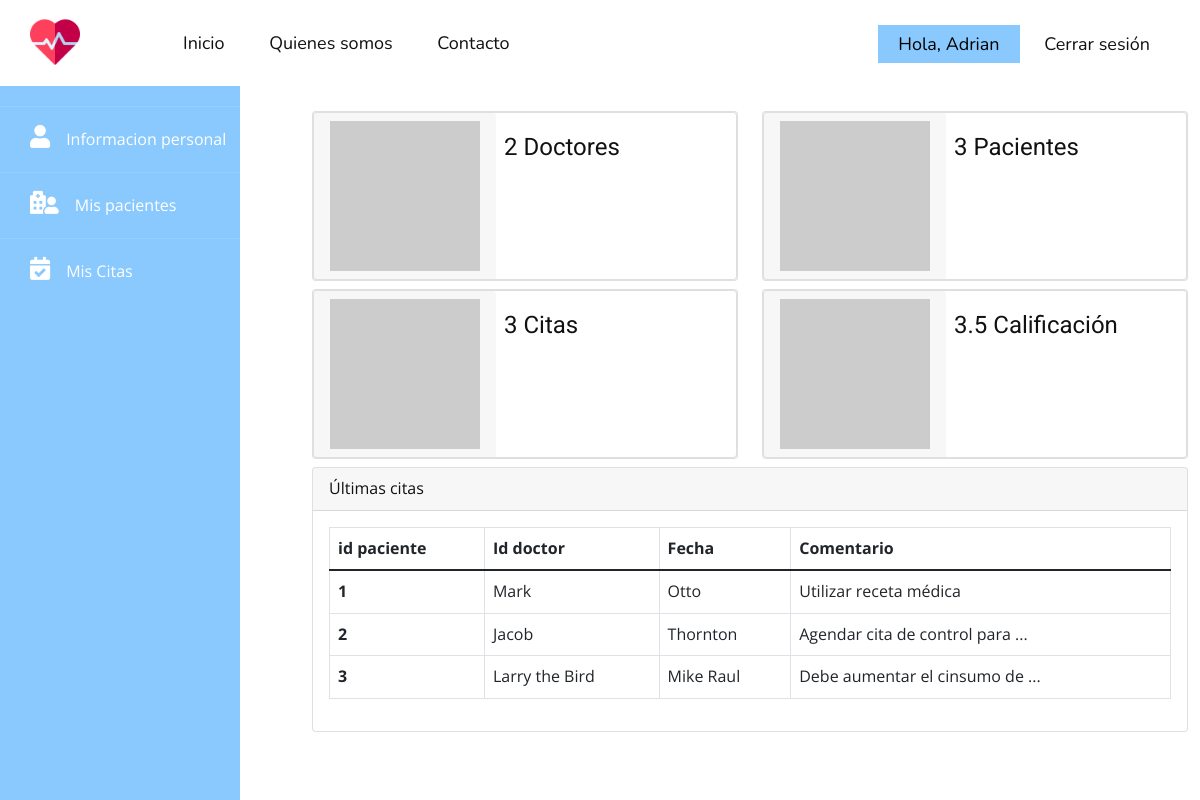
Before: /dashboard (signed in) with the older database file.
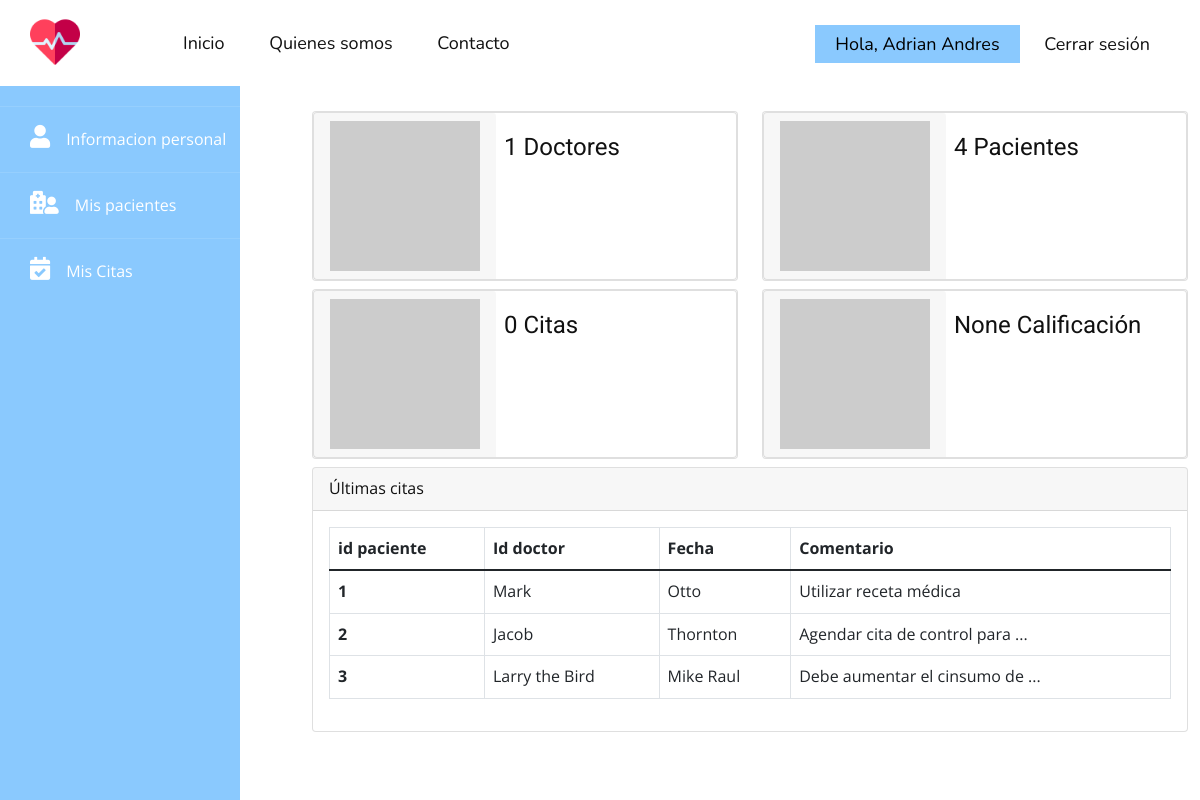
After: the same page with the newer database file.
### tables this page shows
CREATE TABLE users (id INTEGER PRIMARY KEY AUTOINCREMENT NOT NULL UNIQUE, first_name VARCHAR NOT NULL, last_name VARCHAR NOT NULL, email VARCHAR UNIQUE NOT NULL, phone VARCHAR, document_type VARCHAR (2) NOT NULL, document_number INTEGER NOT NULL UNIQUE, gender CHAR NOT NULL, address VARCHAR NOT NULL, password VARCHAR NOT NULL, role INTEGER NOT NULL, status INTEGER NOT NULL DEFAULT (1));

### app.py (the view)
@app.route('/dashboard', methods=('GET', 'POST'))
@login_required
def dashboard():
    try:
        db = get_db()
        doctor = db.execute('SELECT count(role) FROM users where role = 2').fetchone()[0]
        db.commit()
        db = get_db()
        patient = db.execute('SELECT count(role) FROM users where role = 3').fetchone()[0]
        db.commit()
        db = get_db()
        appointment = db.execute('SELECT count(id) FROM appointments where status = 2').fetchone()[0]
        db.commit()
        db = get_db()
        avg = db.execute('SELECT AVG(rate) FROM appointments').fetchone()[0]
        db.commit()
        return render_template('dashboard.html', doctor=doctor, patient=patient, appointment=appointment, avg=avg)
    except Exception as e:
        print(e)
        return render_template('dashboard.html')

### app.py (called while the page is built)
def login_required(view):
    @functools.wraps(view)
    def wrapped_view(**kwargs):
        if g.user is None:
            return redirect(url_for('login'))
        return view(**kwargs)
    return wrapped_view

@app.before_request
def load_logged_in_user():
    user_id = session.get('user_id')
    if user_id is None:
        g.user = None
    else:
        db = get_db()
        g.user = db.execute('SELECT * FROM users WHERE id = ?', (user_id,)).fetchone()

### db.py (called while the page is built)
def get_db():
    try:
        if 'db' not in g:
            g.db = sqlite3.connect('hospital.db')
        return g.db
    except Error:
        print(Error)

### templates/dashboard.html (shortened to what the changed rows need)
{% extends "layout.html" %}
{% block content %}
    <div class="main">
        <div class="container">
            <div class="row mt-4">
                <div class="col-sm-6 mb-2">
                    <div class="card">
                        <div class="card flex-row flex-wrap">
                            <div class="card-block px-2">
                                <h4 class="card-title">{{ doctor }} Doctores</h4>
                            </div>
                        </div>
                    </div>
                </div>
                <div class="col-sm-6 mb-2">
                    <div class="card">
                        <div class="card flex-row flex-wrap">
                            <div class="card-block px-2">
                                <h4 class="card-title">{{ patient }} Pacientes</h4>
                            </div>
                        </div>
                    </div>
                </div>
                <div class="col-sm-6 mb-2">
                    <div class="card">
                        <div class="card flex-row flex-wrap">
                            <div class="card-block px-2">
                                <h4 class="card-title">{{ appointment }} Citas</h4>
                            </div>
                        </div>
                    </div>
                </div>
                <div class="col-sm-6 mb-2">
                    <div class="card">
                        <div class="card flex-row flex-wrap">
                            <div class="card-block px-2">
                                <h4 class="card-title">{{ avg }} Calificación</h4>
                            </div>
                        </div>
                    </div>
                </div>
                <br>
                <div class="col-sm-12">
                    <div class="card">
                        <div class="card-body">
                            <table class="table table-bordered">
                                <thead>
                                <tr>
                                    <th scope="col">id paciente</th>
                                    <th scope="col">Id doctor</th>
                                    <th scope="col">Fecha</th>
                                    <th scope="col">Comentario</th>
                                </tr>
                                </thead>
                                <tbody>
                                <tr>
                                    <th scope="row">1</th>
                                </tr>
                                <tr>
                                    <th scope="row">2</th>
                                </tr>
                                <tr>
                                    <th scope="row">3</th>
                                </tr>
                                </tbody>
                            </table>
                        </div>
                    </div>
                </div>
            </div>
        </div>
    </div>
{% endblock %}

### templates/template-parts/header.html (shortened to what this page needs)
<header class="u-clearfix u-header u-header" id="sec-f901">
    <div class="u-clearfix u-sheet u-sheet-1">
        <a href="{{ url_for('index') }}" class="u-image u-logo u-image-1" data-image-width="512"
           data-image-height="512">
            <img src="{{ url_for('static', filename="images/cardiogram.png") }}" class="u-logo-image u-logo-image-1"
                 alt="">
        </a>
        <nav class="u-menu u-menu-dropdown u-offcanvas u-menu-1">
            <div class="u-custom-menu u-nav-container">
                <ul class="u-custom-font u-nav u-unstyled u-nav-1">
                    <li class="u-nav-item">
                        <a class="u-active-custom-color-2 u-button-style u-hover-custom-color-1 u-nav-link u-text-active-black u-text-hover-white"
                           href="{{ url_for('index') }}" style="padding: 10px 20px;">Inicio</a>
                    </li>
                    <li class="u-nav-item">
                        <a class="u-active-custom-color-2 u-button-style u-hover-custom-color-1 u-nav-link u-text-active-black u-text-hover-white"
                           href="{{ url_for('about_us') }}" style="padding: 10px 20px;">Quienes somos</a>
                    </li>
                    <li class="u-nav-item">
                        <a class="u-active-custom-color-2 u-button-style u-hover-custom-color-1 u-nav-link u-text-active-black u-text-hover-white"
                           href="{{ url_for('contact_us') }}" style="padding: 10px 20px;">Contacto</a>
                    </li>
                </ul>
            </div>
        </nav>
        <nav class="u-menu u-menu-dropdown u-offcanvas u-menu-2">
            <div class="u-custom-menu u-nav-container">
                <ul class="u-custom-font u-nav u-unstyled u-nav-3">
                    {% if not g.user %}
                        <li class="u-nav-item"><a
                                class="u-active-custom-color-2 u-button-style u-hover-custom-color-1 u-nav-link u-text-active-black u-text-hover-white"
                                href="{{ url_for('login') }}" style="padding: 10px 20px;">Iniciar sesión</a>
                        </li>
                        <li class="u-nav-item"><a
                                class="u-active-custom-color-2 u-button-style u-hover-custom-color-1 u-nav-link u-text-active-black u-text-hover-white"
                                href="{{ url_for('register') }}" style="padding: 10px 20px;">Registrarse</a>
                        </li>
                    {% else %}
                        <li class="u-nav-item"><a
                                class="u-active-custom-color-2 u-button-style u-hover-custom-color-1 u-nav-link u-text-active-black u-text-hover-white"
                                href="{{ url_for('dashboard') }}" style="padding: 10px 20px;">Hola, {{ g.user[1] }}</a>
                        </li>
                        <li class="u-nav-item"><a
                                class="u-active-custom-color-2 u-button-style u-hover-custom-color-1 u-nav-link u-text-active-black u-text-hover-white"
                                href="{{ url_for('logout') }}" style="padding: 10px 20px;">Cerrar sesión</a>
                        </li>
                    {% endif %}
                </ul>
            </div>
        </nav>
    </div>
</header>

Changed rows visible on the page:
changed users: first_name "Adrian" → "Adrian Andres"
Other visible differences:
{{ doctor }}: "2" → "1"
{{ patient }}: "3" → "4"
{{ appointment }}: "3" → "0"
{{ avg }}: "3.5" → "None"
